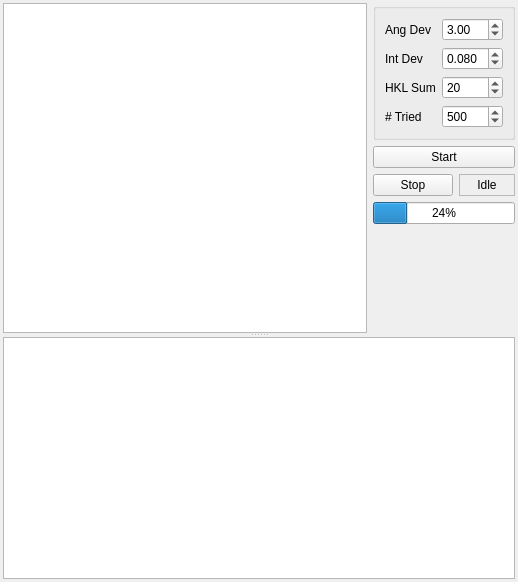
<ui version="4.0" >
 <class>Indexing</class>
 <widget class="QWidget" name="Indexing" >
  <property name="geometry" >
   <rect>
    <x>0</x>
    <y>0</y>
    <width>518</width>
    <height>582</height>
   </rect>
  </property>
  <property name="windowTitle" >
   <string>Indexing</string>
  </property>
  <property name="windowIcon" >
   <iconset resource="icons/icons.qrc" >
    <normaloff>:/Index.png</normaloff>:/Index.png</iconset>
  </property>
  <layout class="QGridLayout" name="gridLayout_3" >
   <property name="margin" >
    <number>3</number>
   </property>
   <property name="spacing" >
    <number>3</number>
   </property>
   <item row="0" column="0" >
    <widget class="QSplitter" name="splitter" >
     <property name="orientation" >
      <enum>Qt::Vertical</enum>
     </property>
     <widget class="QWidget" name="layoutWidget" >
      <layout class="QGridLayout" name="gridLayout_2" >
       <item rowspan="5" row="0" column="0" >
        <widget class="QTableView" name="SolutionSelector" >
         <property name="sizePolicy" >
          <sizepolicy vsizetype="Expanding" hsizetype="MinimumExpanding" >
           <horstretch>0</horstretch>
           <verstretch>0</verstretch>
          </sizepolicy>
         </property>
         <property name="editTriggers" >
          <set>QAbstractItemView::NoEditTriggers</set>
         </property>
         <property name="selectionMode" >
          <enum>QAbstractItemView::SingleSelection</enum>
         </property>
         <property name="selectionBehavior" >
          <enum>QAbstractItemView::SelectRows</enum>
         </property>
         <property name="sortingEnabled" >
          <bool>true</bool>
         </property>
        </widget>
       </item>
       <item row="0" column="1" colspan="2" >
        <widget class="QGroupBox" name="groupBox" >
         <property name="title" >
          <string/>
         </property>
         <property name="flat" >
          <bool>true</bool>
         </property>
         <layout class="QGridLayout" name="gridLayout" >
          <item row="0" column="0" >
           <widget class="QLabel" name="label" >
            <property name="text" >
             <string>Ang Dev</string>
            </property>
           </widget>
          </item>
          <item row="0" column="1" >
           <widget class="QDoubleSpinBox" name="AngDev" >
            <property name="singleStep" >
             <double>0.250000000000000</double>
            </property>
            <property name="value" >
             <double>3.000000000000000</double>
            </property>
           </widget>
          </item>
          <item row="1" column="0" >
           <widget class="QLabel" name="label_2" >
            <property name="text" >
             <string>Int Dev</string>
            </property>
           </widget>
          </item>
          <item row="1" column="1" >
           <widget class="QDoubleSpinBox" name="IntDev" >
            <property name="decimals" >
             <number>3</number>
            </property>
            <property name="maximum" >
             <double>0.500000000000000</double>
            </property>
            <property name="singleStep" >
             <double>0.010000000000000</double>
            </property>
            <property name="value" >
             <double>0.080000000000000</double>
            </property>
           </widget>
          </item>
          <item row="2" column="0" >
           <widget class="QLabel" name="label_3" >
            <property name="text" >
             <string>HKL Sum</string>
            </property>
           </widget>
          </item>
          <item row="2" column="1" >
           <widget class="QSpinBox" name="MaxIdx" >
            <property name="minimum" >
             <number>1</number>
            </property>
            <property name="maximum" >
             <number>200</number>
            </property>
            <property name="value" >
             <number>20</number>
            </property>
           </widget>
          </item>
          <item row="3" column="0" >
           <widget class="QLabel" name="label_4" >
            <property name="text" >
             <string># Tried </string>
            </property>
           </widget>
          </item>
          <item row="3" column="1" >
           <widget class="QSpinBox" name="numberOfTried" >
            <property name="minimum" >
             <number>10</number>
            </property>
            <property name="maximum" >
             <number>99999</number>
            </property>
            <property name="singleStep" >
             <number>100</number>
            </property>
            <property name="value" >
             <number>500</number>
            </property>
           </widget>
          </item>
         </layout>
        </widget>
       </item>
       <item row="1" column="1" colspan="2" >
        <widget class="QPushButton" name="startButton" >
         <property name="text" >
          <string>Start</string>
         </property>
        </widget>
       </item>
       <item row="2" column="1" >
        <widget class="QPushButton" name="stopButton" >
         <property name="text" >
          <string>Stop</string>
         </property>
        </widget>
       </item>
       <item row="2" column="2" >
        <widget class="QLabel" name="runLabel" >
         <property name="autoFillBackground" >
          <bool>true</bool>
         </property>
         <property name="frameShape" >
          <enum>QFrame::StyledPanel</enum>
         </property>
         <property name="frameShadow" >
          <enum>QFrame::Sunken</enum>
         </property>
         <property name="text" >
          <string>Idle</string>
         </property>
         <property name="alignment" >
          <set>Qt::AlignCenter</set>
         </property>
        </widget>
       </item>
       <item row="4" column="1" colspan="2" >
        <spacer name="verticalSpacer" >
         <property name="orientation" >
          <enum>Qt::Vertical</enum>
         </property>
         <property name="sizeHint" stdset="0" >
          <size>
           <width>20</width>
           <height>40</height>
          </size>
         </property>
        </spacer>
       </item>
       <item row="3" column="1" colspan="2" >
        <widget class="QProgressBar" name="progress" >
         <property name="value" >
          <number>24</number>
         </property>
        </widget>
       </item>
      </layout>
     </widget>
     <widget class="QTableView" name="SolutionDisplay" >
      <property name="selectionMode" >
       <enum>QAbstractItemView::NoSelection</enum>
      </property>
     </widget>
    </widget>
   </item>
  </layout>
 </widget>
 <resources>
  <include location="icons/icons.qrc" />
 </resources>
 <connections/>
</ui>
